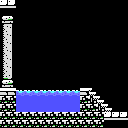

Below is a game level as drawn by its tile map, then a one-line description and the .tmx file that defines it, in full:
An orthogonal 16x16 tile map with 8x8 px tiles, 1 tile layer (Tile Layer 1).

<map version="1.0" tiledversion="1.0.2" orientation="orthogonal" renderorder="right-down" width="16" height="16" tilewidth="8" tileheight="8" nextobjectid="1">
 <tileset firstgid="1" name="tiles-inner-ruins" tilewidth="8" tileheight="8" tilecount="256" columns="16">
  <image source="tiles-inner-ruins.png" width="128" height="128" />
 </tileset>
 <layer name="Tile Layer 1" width="16" height="16">
  <data encoding="csv">
150,150,1,1,1,1,1,1,1,1,1,1,1,1,1,1,
1,1,1,1,1,1,1,1,1,1,1,1,1,1,1,1,
251,252,1,1,1,1,1,1,1,1,1,1,1,1,1,1,
249,250,1,1,1,1,1,1,1,1,1,1,1,1,1,1,
249,250,1,1,1,1,1,1,1,1,1,1,1,1,1,1,
249,250,1,1,1,1,1,1,1,1,1,1,1,1,1,1,
249,250,1,1,1,1,1,1,1,1,1,1,1,1,1,1,
249,250,1,1,1,1,1,1,1,1,1,1,1,1,1,1,
249,250,1,1,1,1,1,1,1,1,1,1,1,1,1,1,
253,254,1,1,1,1,1,1,1,1,1,1,1,1,1,1,
251,252,1,1,1,1,1,1,1,1,1,1,1,1,1,1,
158,158,130,130,130,130,130,130,130,130,158,176,1,1,1,1,
161,161,129,129,129,129,129,129,129,129,161,175,176,1,1,1,
161,161,129,129,129,129,129,129,129,129,161,161,175,176,1,1,
161,161,161,161,161,161,161,161,161,161,161,161,161,150,150,150,
161,161,161,161,161,161,161,161,161,161,161,161,161,1,1,1
</data>
 </layer>
</map>
